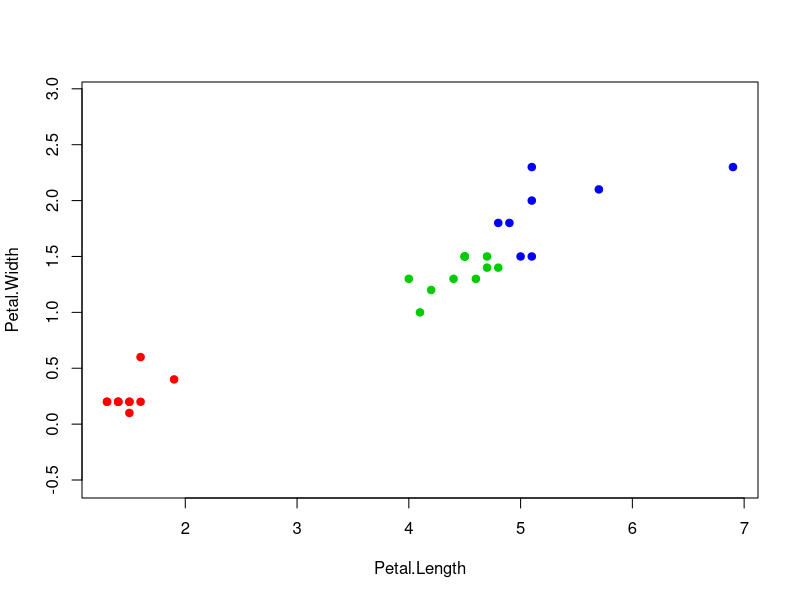
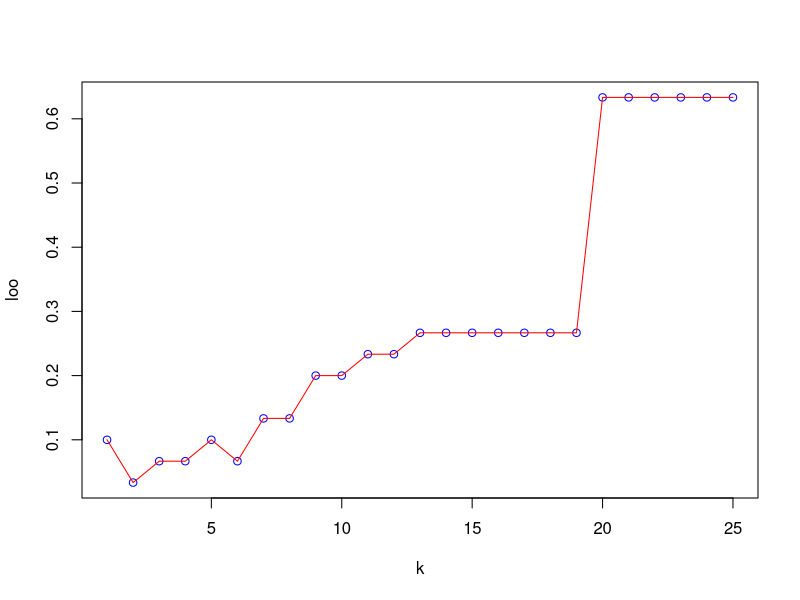
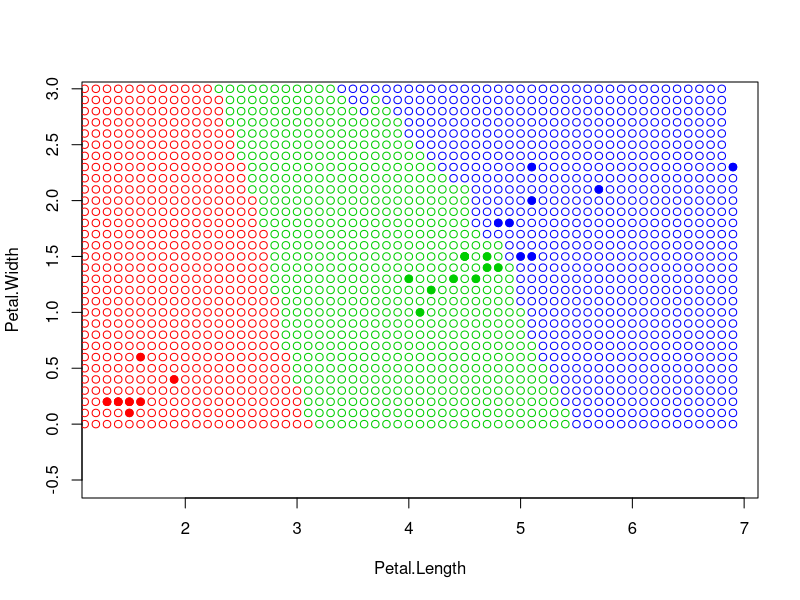

These figures' R source, in order: (Note: a time limit stopped this script after it produced the figures.)
euclideanDistance <- function(u, v){
  sqrt(sum((u - v)^2))
}

sortObjectsByDist <- function(xl, z, metricFunction = euclideanDistance){
  l <- dim(xl)[1]
  n <- dim(xl)[2] - 1
  ##  Создаём матрицу расстояний
  distances <- matrix(NA, l, 2)
  for (i in 1:l)
  {
    distances[i, ] <- c(i, metricFunction(xl[i, 1:n], z))
  }
  ##  Сортируем
  orderedXl <- xl[order(distances[, 2]), ]
  return (orderedXl);
}

kernelRecktangle <- function(x, y, metricFunction, h){
  if(metricFunction(x,y) <= h){
    return(1/2)
  } 
  return(0)
}

parsen_dyn <- function(xl, z, h_dyn, metricFunction=euclideanDistance, kernel=kernelRecktangle){
  l <- dim(xl)[1]
  n <- dim(xl)[2] - 1
  
  d <- c(0.0,0.0,0.0)
  names(d) <- c("setosa", "versicolor", "virginica")
  
  orderedXl <- sortObjectsByDist(xl, z)
  h = metricFunction(orderedXl[h_dyn+1, 1:n], z)
  
  for (i in 1:l){
    curObjClass = xl[i, n+1]
    d[curObjClass] <- d[curObjClass] + kernel(xl[i,1:n], z, metricFunction, h)
  }
  
  return (names(which.max(d)))
}

## создаем уменьшенную выборку
iris30 = iris[sample(c(1:150), 30, replace=FALSE),]

##  Рисуем выборку
colors <- c("setosa" = "red", "versicolor" = "green3",
            "virginica" = "blue")
plot(iris30[, 3:4], pch = 21, bg = colors[iris30$Species], col
     = colors[iris30$Species], asp = 1)


xl <- iris30[, 3:5]


##  Классификация одного заданного объекта
# z <- c(6, 0.5)
# class <- parsen_dyn(xl, z, h_dyn = 4)
# points(z[1], z[2], pch = 22, bg = colors[class], asp = 1)

points_array <- c()

## LOO

mySeq <- c(1:25)

loo_h_dyn <- c()

for (h_dyn in mySeq){
  count = 0
  for (i in c(1:30)){
    xl = iris30[-i,3:5]
    class <- parsen_dyn(xl, iris30[i,3:4], h_dyn=h_dyn)
    if(iris30[i,5] != class){
      count <- count + 1
    }
  }
  loo_h_dyn <- c(loo_h_dyn, count/30)
}

opt_h_dyn = mySeq[which.min(loo_h_dyn)]

print(opt_h_dyn)
print(min(loo_h_dyn))

plot(mySeq, 
     loo_h_dyn, 
     'p', 
     col='blue',
     xlab='k',
     ylab='loo')
lines(mySeq, 
      loo_h_dyn, 
      type="l", 
      pch=22, 
      lty=1, 
      col="red")

plot(iris30[, 3:4], pch = 21, bg = colors[iris30$Species], col
     = colors[iris30$Species], asp = 1)

for (xtmp in seq(0, 7, by=0.1)){
  for (ytmp in seq(0, 3, by=0.1)){
    z <- c(xtmp,ytmp)
    class <- parsen_dyn(xl, z, h_dyn=opt_h_dyn)
    points_array <- c(points_array, c(z))
    points(z[1], z[2], pch = 1, col = colors[class])
  }
}
